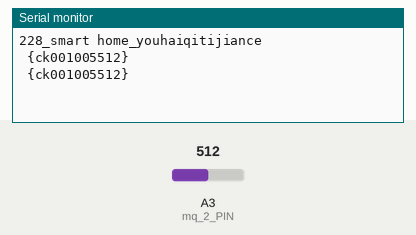
This sketch was run on a simulated Arduino Uno, built with avr-gcc and run on an emulated ATmega328P. On the bench: the last lines printed to the serial monitor. The test bench sets the inputs (shaded band); at power-on: A3 (mq_2_PIN) = 512.

Above: at 2.9 s.
3.0 s: A3 (mq_2_PIN) set to 716
At 4.2 s:
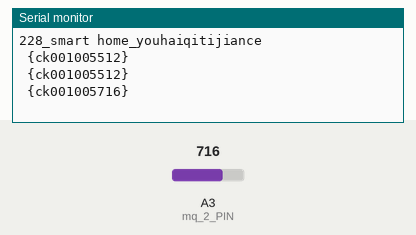
4.6 s: A3 (mq_2_PIN) set to 900
At 6.0 s:
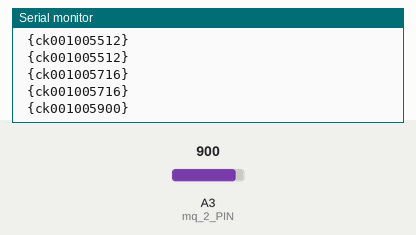
Timing chart, 0 to 7.6 s (numbered marks = the images above; inputs shaded):
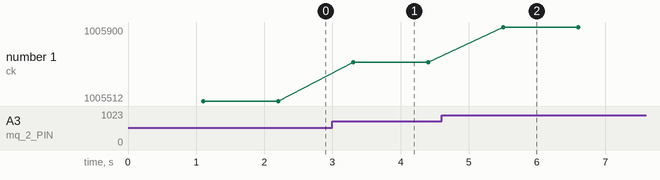

The sketch:

youhaiqitijiance.ino
```cpp
/*
 *ZIGBEE针脚连接线
 TX -> RXD
 RX -> TXD

 *MQ-2传感器针脚连接线
 VCC -> VCC
 GND -> GND
 DO
 AO  -> A3
*/

//声名变量
const unsigned long interval = 1000;//间隔时间
unsigned long last_sent;//最后发送时间

//MQ-2
int mq_2alarm=0;//报警值
int mq_2val=0;//MQ-2数值
int mq_2_PIN=A3;//MQ-2针脚

void setup()
{
    Serial.begin(115200);//设置串口波特率115200
    Serial.println("228_smart home_youhaiqitijiance");//打印
}

void loop()
{
  unsigned long now = millis();//获取现在的时间
  if ( now - last_sent >= interval  ) //如果超过时间间隔
  {
    last_sent = now;//保存到最后时间
    mq_2(); //MQ-2
    delay(1000);//延时
  }
}

 //MQ-2
void mq_2()
{
    mq_2val=0;//初始化0
    run_mq_2();//调用函数获取mq-2数据
    if(mq_2val>mq_2alarm){//如果值大于警报值则发送警报
      char data[10]={0};//声明字符
      sprintf(data,"%d",mq_2val);//格式化字符
      send_data(data,1,5);//调用函数发送数据到网关
    }
}

//获取MQ-2传感器的数据函数
void run_mq_2()
{
    mq_2val=analogRead(mq_2_PIN);//读取
    //Serial.println(mq_2val,DEC);//打印
    delay(100);//延时
}

//发送数据到网关的函数
void send_data(char *data,int sid,int nid)
{
    char server[10]={0};//声明网关接收名称
    sprintf(server,"serv%d",1);//赋值网关接收名称
    //Serial.println(server);//打印

    char updateData[33]={0};//声明更新数组
    char front[10]={0};//声明更新前缀
    //memcpy(front,body,9);
    sprintf(front," {ck%03d%03d",sid,nid);//赋值前缀
    sprintf(updateData,"%s%s}",front,data);//生成反馈数组
    Serial.println(updateData);//发送到串口（zigbee会发给网关）
    Serial.println();//换行
}
```

Measured:
- after the input at 3.0 s, the serial monitor: prints a new line after 0.30 s (image 1)
- after the input at 4.6 s, the serial monitor: prints a new line after 0.90 s (image 2)
- plotted number 1: 1005512 → 1005716 after the input at 3.0 s, 1005716 → 1005900 after the input at 4.6 s
